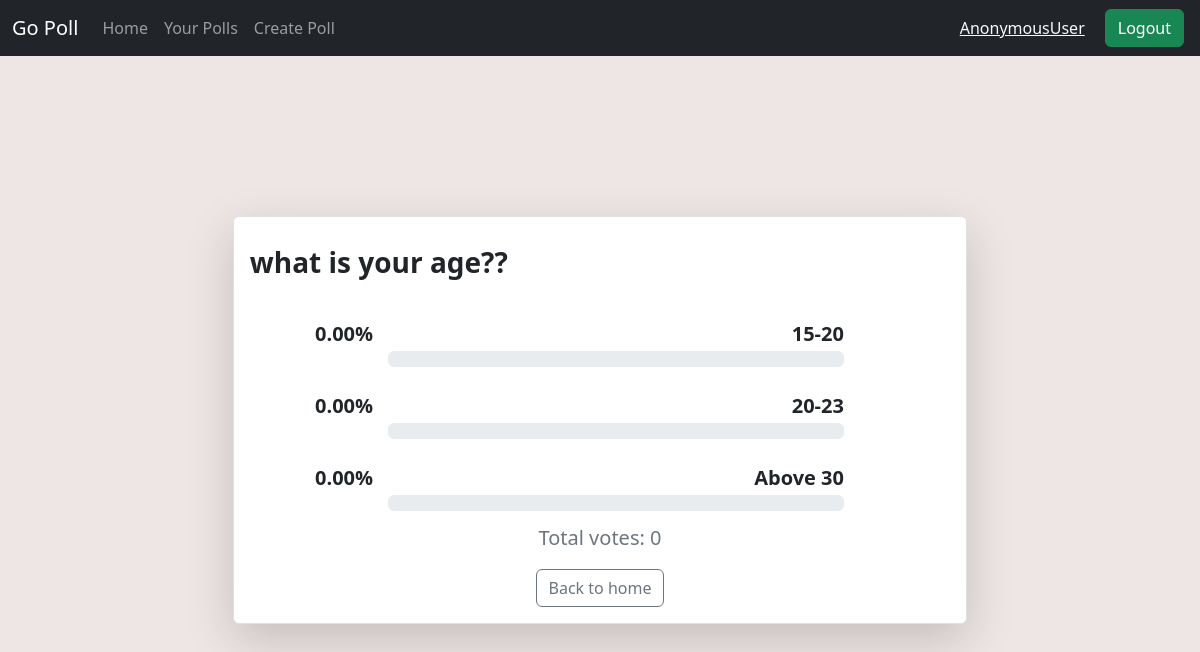
The app's page /result/9 with its own data.
### home/models.py (models this page shows, shortened)
class Poll(models.Model):
    question=models.TextField()
    option_one=models.CharField(max_length=20)
    option_two=models.CharField(max_length=20)
    option_three=models.CharField(max_length=20)
    option_one_count=models.IntegerField(default=0)
    option_two_count=models.IntegerField(default=0)
    option_three_count=models.IntegerField(default=0)
    deadline=models.DateField(default=datetime.now().today())
    created_by=models.CharField(max_length=20,default="user")

### home/views.py (the view)
# urls.py: path("result/<poll_id>",views.result,name="result"),
def result(request,poll_id):
    poll=Poll.objects.get(id=poll_id)
    total_poll_count=poll.option_one_count+poll.option_two_count+poll.option_three_count
    if total_poll_count==0:
        option_one_percent=0
        option_two_percent=0
        option_three_percent=0
    else:
        option_one_percent=poll.option_one_count/total_poll_count*100
        option_two_percent=poll.option_two_count/total_poll_count*100
        option_three_percent=poll.option_three_count/total_poll_count*100
    template = loader.get_template('result.html')
    context={
            'poll':poll,
            'option_one_percent':option_one_percent,
            'option_two_percent':option_two_percent,
            'option_three_percent':option_three_percent,
            'total_poll_count':total_poll_count
    }
    return HttpResponse(template.render(context, request))

### templates/result.html (shortened to what this page needs)
{% extends 'base.html' %}
{% block body %}
<div class="container d-flex align-items-center justify-content-center" style="height:91vh;background-color:#ede6e4;">
    <div class=" border rounded shadow-lg" style="width:90%;background-color:white" >
        <p class="my-4 mx-3 fs-3 fw-bold">{{poll.question}}?</p>
        <div class="d-flex align-items-center justify-content-center flex-column ">
            <div class="p-2 my-1 d-flex align-items-start justify-content-start" style="width:80%">
                <span style="width:10%;text-align: center;" class="fw-bold fs-5 me-3">{{option_one_percent|floatformat:2}}%</span>
                <div class="d-flex align-items-center justify-content-center flex-column" style="width:80%">
                    <p class="text-end fw-semibold fs-5" style="width:100%;margin-bottom: 2px;">{{poll.option_one}}</p>
                    <div class="progress" style="width:100%">
                      </div>
                </div>
            </div>
            <div class="p-2 my-1 d-flex align-items-start justify-content-start" style="width:80%">
                <span style="width:10%;text-align: center;" class="fw-bold fs-5 me-3">{{option_two_percent|floatformat:2}}%</span>
                <div class="d-flex align-items-center justify-content-center flex-column" style="width:80%">
                    <p class="text-end fw-semibold fs-5" style="width:100%;margin-bottom: 2px;">{{poll.option_two}}</p>
                    <div class="progress" style="width:100%">
                      </div>
                </div>
            </div>
            <div class="p-2 my-1 d-flex align-items-start justify-content-start" style="width:80%">
                <span style="width:10%;text-align: center;" class="fw-bold fs-5 me-3">{{option_three_percent|floatformat:2}}%</span>
                <div class="d-flex align-items-center justify-content-center flex-column" style="width:80%">
                    <p class="text-end fw-semibold fs-5" style="width:100%;margin-bottom: 2px;">{{poll.option_three}}</p>
                    <div class="progress" style="width:100%">
                      </div>
                </div>
            </div>
        </div>
        <p class="text-secondary text-center fs-5">Total votes: {{total_poll_count}}</p>
        <div class="d-flex align-items-center justify-content-center my-3">
            <a href="/"><button type="button" class="btn btn-outline-secondary">Back to home</button></a>
        </div>
    </div>
</div>
{% endblock body %}

### static/style.css (style rules this page uses)
body { background-color: #ede6e4; }
@media screen and (min-width:920px) { .container { max-width: 70%; } }

### records on screen
Poll: question "what is your age?", option_one "15-20", option_two "20-23", option_three "Above 30"

### other values on screen
{{ request.user }} "AnonymousUser"
{{ option_one_percent|floatformat:2 }} "0.00"
{{ option_two_percent|floatformat:2 }} "0.00"
{{ option_three_percent|floatformat:2 }} "0.00"
{{ total_poll_count }} "0"
